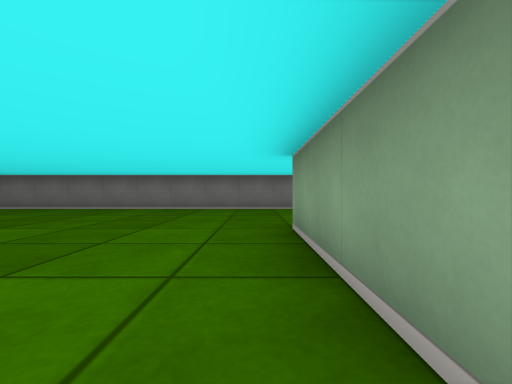
view 1 (above)

17 first-person views from a walk through a cub3D level. The camera is about half as high as the walls, looks level and sees 90° across. The floor is counted in squares. Each view is taken from the middle of a square. On the plan, view 1 faces up. The plan holds only what a view shows up to about 9 squares ahead; the rest is blank. The place goes on beyond the plan.

view 2
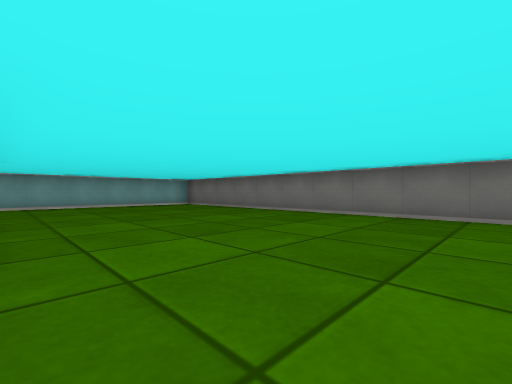

view 3
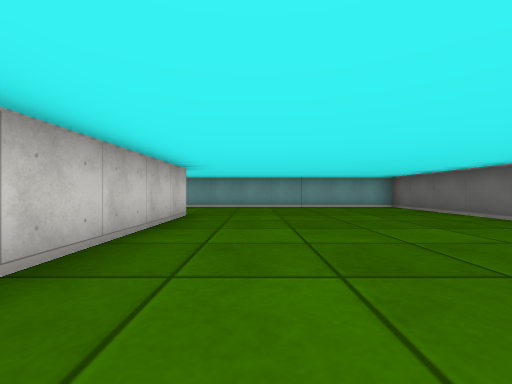

view 4
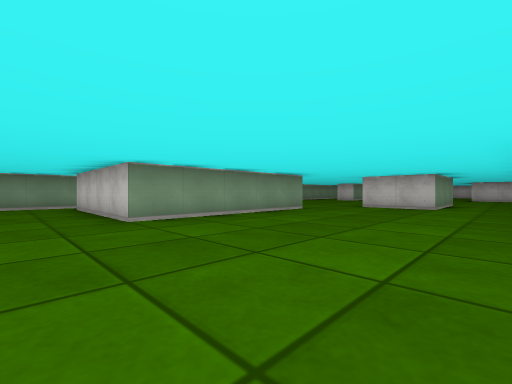

view 5
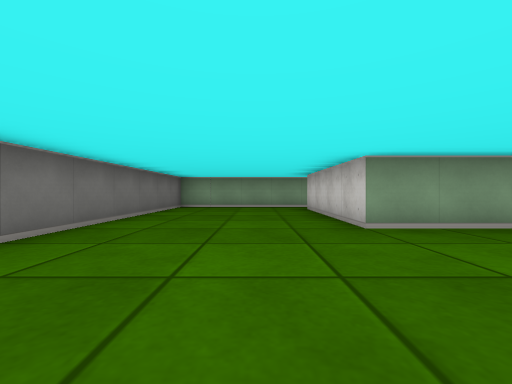

view 6
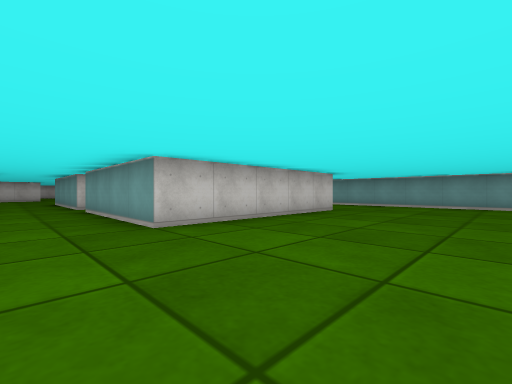

view 7
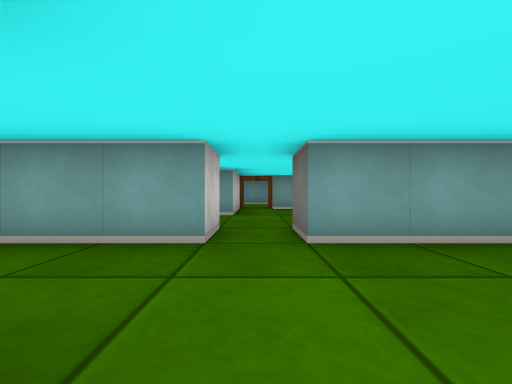

view 8
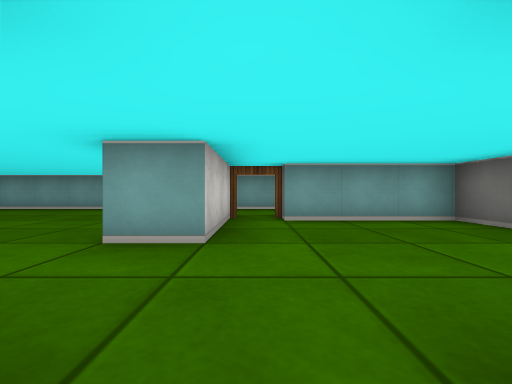

view 9
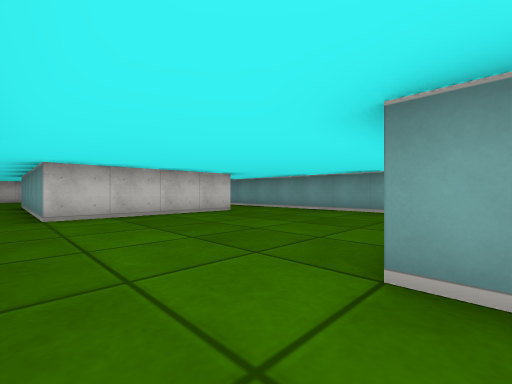

view 10
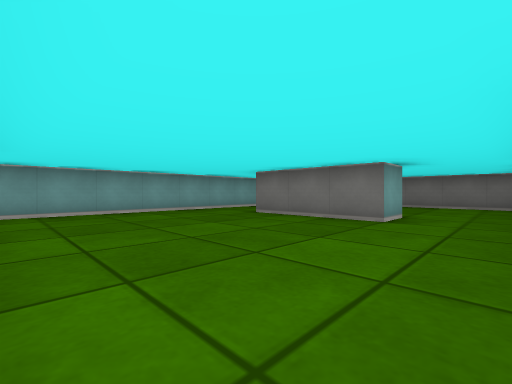

view 11
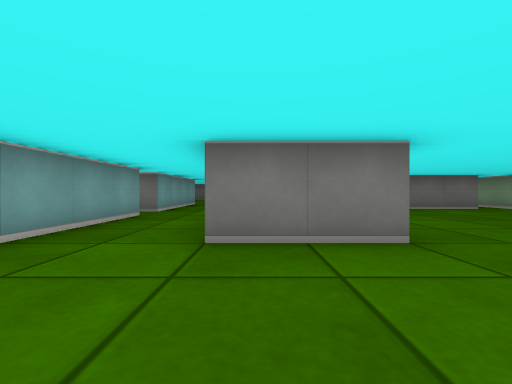

view 12
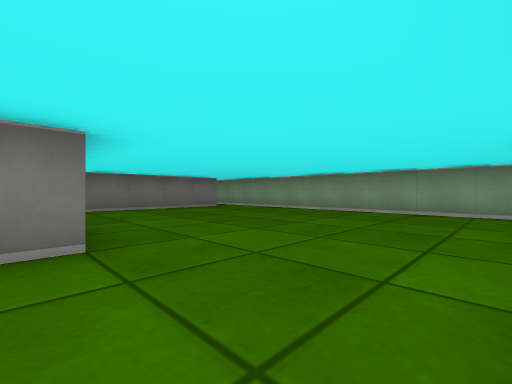

view 13
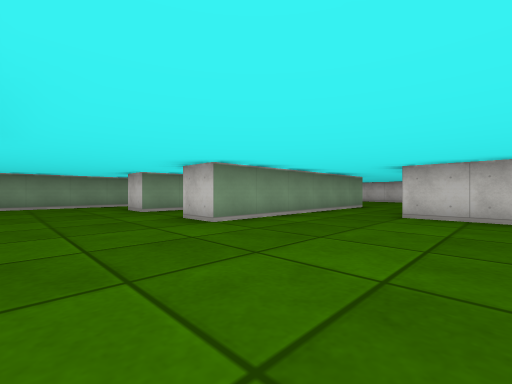

view 14
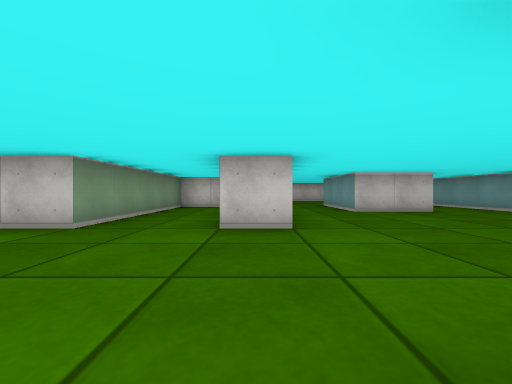

view 15
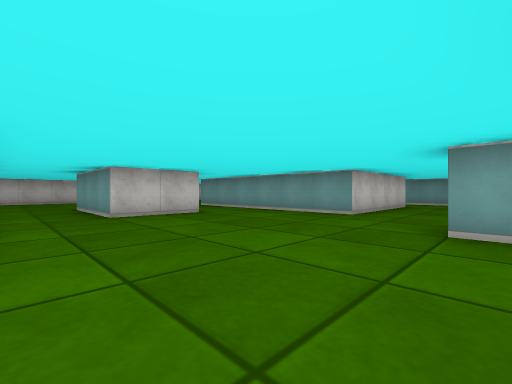

view 16
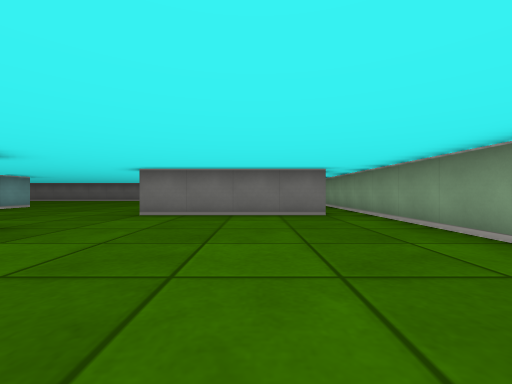

view 17
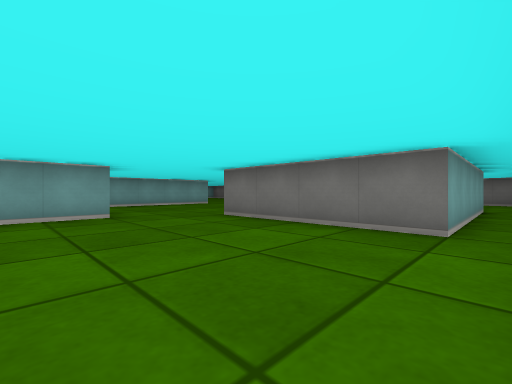

### Floor plan
Points are (right, up) in squares from view 1. A wall is a line through its corners. A room is listed if a view was taken in it or the views show most of it. See-through windows are left out.
Room 1 (views 1, 2, 3, 4, 5, 6, 7)
walls: (-9.5, 1.5) (-4.5, 1.5) (-4.5, -2.5); (0.5, -1.5) (0.5, 3.5) (4.5, 3.5); (-2.5, -3.5) (-0.5, -3.5); (5.5, 3.5) (5.5, 7.5) (-12.5, 7.5) (-12.5, 1.6)
ways out: opening at (-11.5, 0.5) to room 3; opening at (-1, -3.2) to room 4; opening at (5, 3) to room 4
Room 2 (view 8)
walls: (-5.5, -3.5) (-4.5, -3.5); (-4.5, -2.5) (-5.5, -2.5); (-6, 0.5) (-9.5, 0.5) (-9.5, -2.5); (-10, -3.5) (-7.5, -3.5)
ways out: opening at (-6.5, -4) to room 3; open door at (-10, -3) to room 3; opening at (-5, -3) to room 4
Room 3 (view 9)
walls: (-10.5, -9.5) (-6.5, -9.5); (-7.5, -3.5) (-7.5, -4.5) (-10.5, -4.5); (-12.5, -2.4) (-12.5, -8.5); (-12.5, 1.6) (-12.5, 0.6)
ways out: opening at (-11.5, 0.5) to room 1; opening at (-6.5, -4) to room 2; open door at (-10, -3) to room 2; opening at (-6.5, -8.5) to room 4; opening at (-11.5, -9.5)
Room 4 (views 10, 11, 12, 13, 14, 15, 16, 17)
walls: (-0.4, -6.5) (-2.5, -6.5) (-2.5, -3.5); (-0.5, -3.5) (-0.5, -5); (-0.5, -12.5) (-0.5, -9.5) (0.5, -9.5); (-4.5, -3.5) (-4.5, -7.5); (5.5, -10.2) (5.5, 3.5); (-6.5, -9.5) (-6.5, -11.4); (-4.6, -12.5) (-2.5, -12.5); (1.1, -14.5) (2.5, -14.5) (2.5, -9.5) (3.5, -9.5); (4.5, 3.5) (4.5, -1.5) (0.5, -1.5)
ways out: opening at (-1, -3.2) to room 1; opening at (5, 3) to room 1; opening at (-5, -3) to room 2; opening at (-6.5, -8.5) to room 3; opening at (-3.5, -12.8); opening at (4.5, -10)

Where each view was taken, in squares from view 1:
view 1: 0 up, 0 right, facing up
view 2: 2 up, 3 left, facing up-left
view 3: 3 up, 4 left, facing left
view 4: 5 up, 4 left, facing down-right
view 5: 5 up, 3 left, facing right
view 6: 5 up, 3 left, facing down-left
view 7: 3 down, 2 left, facing left
view 8: 3 down, 5 left, facing left
view 9: 4 down, 6 left, facing down-left
view 10: 9 down, 6 left, facing up-left
view 11: 9 down, 2 left, facing up
view 12: 9 down, 1 left, facing up-right
view 13: 7 down, 4 left, facing down-right
view 14: 6 down, 0 right, facing down
view 15: 7 down, 1 left, facing down-left
view 16: 7 down, 3 right, facing up
view 17: 5 down, 5 right, facing up-left
